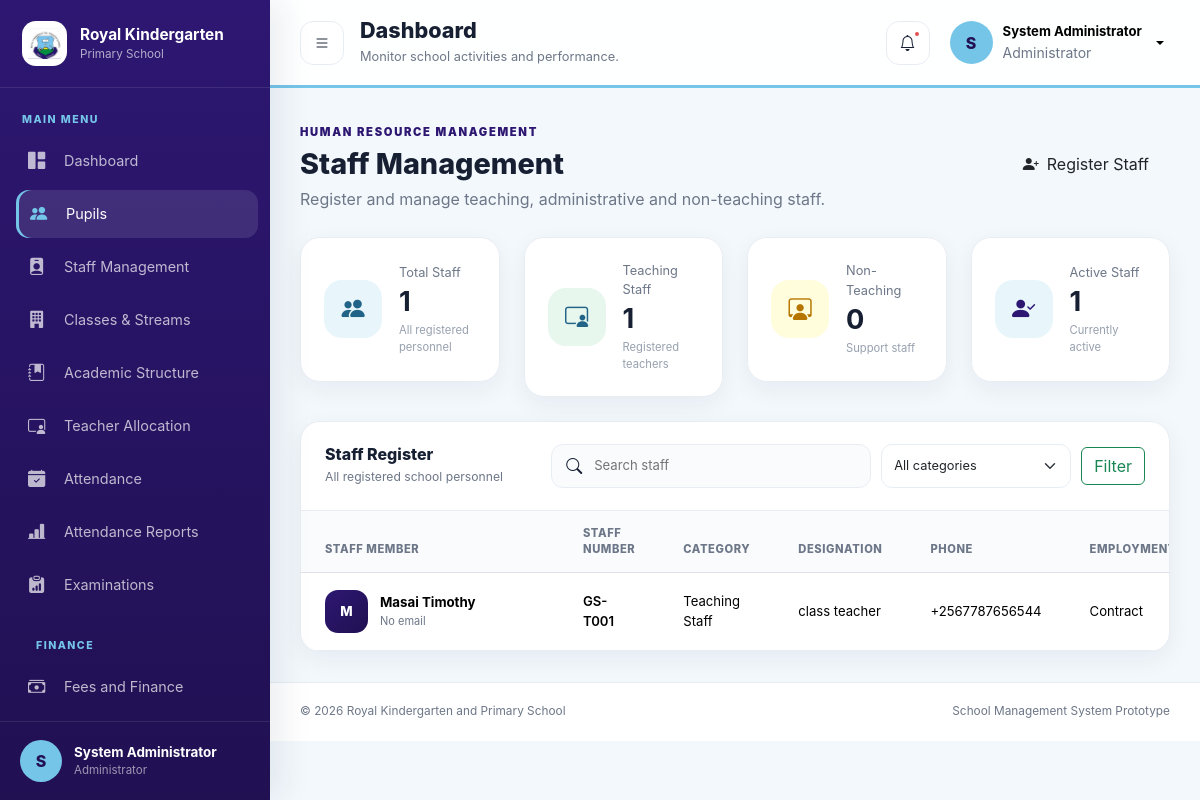
The app's page /staff/index.php (signed in) with its own data.
### tables this page shows
CREATE TABLE `staff` (
  `id` int(10) UNSIGNED NOT NULL,
  `staff_number` varchar(50) NOT NULL,
  `first_name` varchar(80) DEFAULT NULL,
  `middle_name` varchar(80) DEFAULT NULL,
  `last_name` varchar(80) DEFAULT NULL,
  `full_name` varchar(150) DEFAULT NULL,
  `gender` enum('Male','Female') NOT NULL,
  `date_of_birth` date DEFAULT NULL,
  `nationality` varchar(80) NOT NULL DEFAULT 'Ugandan',
  `religion` varchar(80) DEFAULT NULL,
  `national_id_number` varchar(40) DEFAULT NULL,
  `marital_status` enum('Single','Married','Divorced','Widowed','Separated') DEFAULT NULL,
  `phone` varchar(30) DEFAULT NULL,
  `alternative_phone` varchar(30) DEFAULT NULL,
  `email` varchar(150) DEFAULT NULL,
  `district` varchar(100) DEFAULT NULL,
  `sub_county` varchar(100) DEFAULT NULL,
  `village` varchar(100) DEFAULT NULL,
  `home_address` text DEFAULT NULL,
  `staff_category` enum('Teaching Staff','Non-Teaching Staff','Administration') NOT NULL DEFAULT 'Teaching Staff',
  `department` varchar(100) DEFAULT NULL,
  `designation` varchar(120) DEFAULT NULL,
  `employment_type` enum('Permanent','Contract','Part-Time','Volunteer','Probation') NOT NULL DEFAULT 'Permanent',
  `appointment_date` date DEFAULT NULL,
  `qualification` varchar(180) DEFAULT NULL,
  `specialization` varchar(150) DEFAULT NULL,
  `teaching_registration_number` varchar(80) DEFAULT NULL,
  `tin_number` varchar(50) DEFAULT NULL,
  `nssf_number` varchar(50) DEFAULT NULL,
  `bank_name` varchar(100) DEFAULT NULL,
  `bank_account_name` varchar(150) DEFAULT NULL,
  `bank_account_number` varchar(80) DEFAULT NULL,
  `next_of_kin_name` varchar(150) DEFAULT NULL,
  `next_of_kin_phone` varchar(30) DEFAULT NULL,
  `next_of_kin_relationship` varchar(80) DEFAULT NULL,
  `emergency_contact_name` varchar(150) DEFAULT NULL,
  `emergency_contact_phone` varchar(30) DEFAULT NULL,
  `medical_information` text DEFAULT NULL,
  `photo` varchar(255) DEFAULT NULL,
  `position` varchar(100) DEFAULT NULL,
  `employment_status` enum('Active','On Leave','Suspended','Retired','Resigned','Terminated','Inactive') NOT NULL DEFAULT 'Active',
  `created_at` timestamp NOT NULL DEFAULT current_timestamp(),
  `updated_at` timestamp NOT NULL DEFAULT current_timestamp() ON UPDATE current_timestamp()
);

### staff/index.php (the view, shortened to what this page needs)
<?php
require_once __DIR__ . '/../config/database.php';
$search = trim($_GET['search'] ?? '');
$sql = '
    SELECT
        id,
        staff_number,
        first_name,
        middle_name,
        last_name,
        full_name,
        gender,
        phone,
        email,
        staff_category,
        department,
        designation,
        position,
        employment_type,
        employment_status,
        photo
    FROM staff
    WHERE 1 = 1
';
$parameters = [];
$sql .= '
    ORDER BY id DESC
';
$statement = $pdo->prepare($sql);
$statement->execute($parameters);
$staffMembers = $statement->fetchAll();
$totalStaff = (int) $pdo
    ->query('SELECT COUNT(*) FROM staff')
    ->fetchColumn();
$totalTeaching = (int) $pdo
    ->query(
        "SELECT COUNT(*)
         FROM staff
         WHERE staff_category = 'Teaching Staff'"
    )
    ->fetchColumn();
$totalNonTeaching = (int) $pdo
    ->query(
        "SELECT COUNT(*)
         FROM staff
         WHERE staff_category = 'Non-Teaching Staff'"
    )
    ->fetchColumn();
$totalActive = (int) $pdo
    ->query(
        "SELECT COUNT(*)
         FROM staff
         WHERE employment_status = 'Active'"
    )
    ->fetchColumn();
function staffFullName(array $staff): string
{
    $separateName = trim(
        ($staff['first_name'] ?? '') . ' ' .
        ($staff['middle_name'] ?? '') . ' ' .
        ($staff['last_name'] ?? '')
    );
    if ($separateName !== '') {
        return $separateName;
    }
    return trim((string) ($staff['full_name'] ?? 'Unknown Staff'));
}
?>
<!DOCTYPE html>
<html lang="en">
<head>
    <link
        href="https://cdn.jsdelivr.net/npm/bootstrap@5.3.3/dist/css/bootstrap.min.css"
        rel="stylesheet"
    >
    <link
        href="https://cdn.jsdelivr.net/npm/bootstrap-icons@1.11.3/font/bootstrap-icons.min.css"
        rel="stylesheet"
    >
    <link
        href="../assets/css/style.css"
        rel="stylesheet"
    >
</head>
<body class="dashboard-page">
<?php require_once __DIR__ . '/../includes/sidebar.php'; ?>
<div class="app-main" id="appMain">
    <?php require_once __DIR__ . '/../includes/header.php'; ?>
    <main class="app-content">
        <section class="module-heading">
            <div>
                <span class="module-label">
                    HUMAN RESOURCE MANAGEMENT
                </span>
                <h2>Staff Management</h2>
                <p>
                    Register and manage teaching, administrative
                    and non-teaching staff.
                </p>
            </div>
            <a
                href="create.php"
                class="btn school-primary-btn module-action-button"
            >
                <i class="bi bi-person-plus-fill me-2"></i>
                Register Staff
            </a>
        </section>
        <section class="row g-4 mb-4">
            <div class="col-sm-6 col-xl-3">
                <article class="stat-card stat-card-blue">
                    <div class="stat-card-icon">
                        <i class="bi bi-people-fill"></i>
                    </div>
                    <div class="stat-card-content">
                        <span>Total Staff</span>
                        <strong><?= number_format($totalStaff) ?></strong>
                        <small>All registered personnel</small>
                    </div>
                </article>
            </div>
            <div class="col-sm-6 col-xl-3">
                <article class="stat-card stat-card-green">
                    <div class="stat-card-icon">
                        <i class="bi bi-person-video3"></i>
                    </div>
                    <div class="stat-card-content">
                        <span>Teaching Staff</span>
                        <strong><?= number_format($totalTeaching) ?></strong>
                        <small>Registered teachers</small>
                    </div>
                </article>
            </div>
            <div class="col-sm-6 col-xl-3">
                <article class="stat-card stat-card-gold">
                    <div class="stat-card-icon">
                        <i class="bi bi-person-workspace"></i>
                    </div>
                    <div class="stat-card-content">
                        <span>Non-Teaching</span>
                        <strong><?= number_format($totalNonTeaching) ?></strong>
                        <small>Support staff</small>
                    </div>
                </article>
            </div>
            <div class="col-sm-6 col-xl-3">
                <article class="stat-card stat-card-purple">
                    <div class="stat-card-icon">
                        <i class="bi bi-person-check-fill"></i>
                    </div>
                    <div class="stat-card-content">
                        <span>Active Staff</span>
                        <strong><?= number_format($totalActive) ?></strong>
                        <small>Currently active</small>
                    </div>
                </article>
            </div>
        </section>
        <section class="dashboard-card">
            <div class="dashboard-card-header staff-list-header">
                <div>
                    <h3>Staff Register</h3>
                    <p>All registered school personnel</p>
                </div>
                <form
                    method="GET"
                    action=""
                    class="staff-filter-form"
                >
                    <div class="module-search-form">
                        <i class="bi bi-search"></i>
                        <input
                            type="search"
                            name="search"
                            value="<?= htmlspecialchars($search) ?>"
                            placeholder="Search staff"
                        >
                    </div>
                    <select
                        name="category"
                        class="form-select staff-category-filter"
                        onchange="this.form.submit()"
                    >
                        <option value="">All categories</option>
                    </select>
                    <button
                        type="submit"
                        class="btn btn-outline-success"
                    >
                        Filter
                    </button>
                </form>
            </div>
            <div class="table-responsive">
                <table class="table dashboard-table align-middle">
                    <thead>
                        <tr>
                            <th>Staff Member</th>
                            <th>Staff Number</th>
                            <th>Category</th>
                            <th>Designation</th>
                            <th>Phone</th>
                            <th>Employment</th>
                        </tr>
                    </thead>
                    <tbody>
                    <?php if ($staffMembers === []): ?>
                        <tr>
                            <td colspan="8">
                                <div class="empty-state">
                                    <i class="bi bi-person-badge"></i>
                                    <strong>
                                        No staff records found
                                    </strong>
                                    <span>
                                        Register the first staff member
                                        to begin.
                                    </span>
                                </div>
                            </td>
                        </tr>
                    <?php else: ?>
                        <?php foreach ($staffMembers as $staff): ?>
                            <?php
                            $fullName = staffFullName($staff);
                            $photoPath = null;
                            $designation =
                                $staff['designation']
                                ?? $staff['position']
                                ?? 'Not assigned';
                            ?>
                            <tr>
                                <td>
                                    <div class="staff-list-person">
                                        <?php if ($photoPath !== null): ?>
                                            <img
                                                src="<?= htmlspecialchars(
                                                    $photoPath
                                                ) ?>"
                                                alt="<?= htmlspecialchars(
                                                    $fullName
                                                ) ?>"
                                                class="staff-list-photo"
                                            >
                                        <?php else: ?>
                                            <span class="staff-list-avatar">
                                                <?= htmlspecialchars(
                                                    strtoupper(
                                                        substr(
                                                            $fullName,
                                                            0,
                                                            1
                                                        )
                                                    )
                                                ) ?>
                                            </span>
                                        <?php endif; ?>
                                        <div>
                                            <strong>
                                                <?= htmlspecialchars(
                                                    $fullName
                                                ) ?>
                                            </strong>
                                            <small>
                                                <?= htmlspecialchars(
                                                    $staff['email']
                                                    ?: 'No email'
                                                ) ?>
                                            </small>
                                        </div>
                                    </div>
                                </td>
                                <td class="fw-semibold">
                                    <?= htmlspecialchars(
                                        $staff['staff_number']
                                    ) ?>
                                </td>
                                <td>
                                    <?= htmlspecialchars(
                                        $staff['staff_category']
                                    ) ?>
                                </td>
                                <td>
                                    <?= htmlspecialchars($designation) ?>
                                </td>
                                <td>
                                    <?= htmlspecialchars(
                                        $staff['phone']
                                        ?: 'Not provided'
                                    ) ?>
                                </td>
                                <td>
                                    <?= htmlspecialchars(
                                        $staff['employment_type']
                                    ) ?>
                                </td>
                            </tr>
                        <?php endforeach; ?>
                    <?php endif; ?>
                    </tbody>
                </table>
            </div>
        </section>
    </main>
    <?php require_once __DIR__ . '/../includes/footer.php'; ?>
</div>
</body>
</html>

### records on screen
staff: first_name+middle_name+last_name "M", fullName "Masai Timothy", email "No email", staff_number "GS-T001", staff_category "Teaching Staff", designation "class teacher", phone "+2567787656544", employment_type "Contract"

### other values on screen
substr($_SESSION['full_name'], 0, 1) "S"
$_SESSION['full_name'] "System Administrator"
$_SESSION['role'] "Administrator"
$totalStaff "1"
$totalTeaching "1"
$totalNonTeaching "0"
$totalActive "1"
